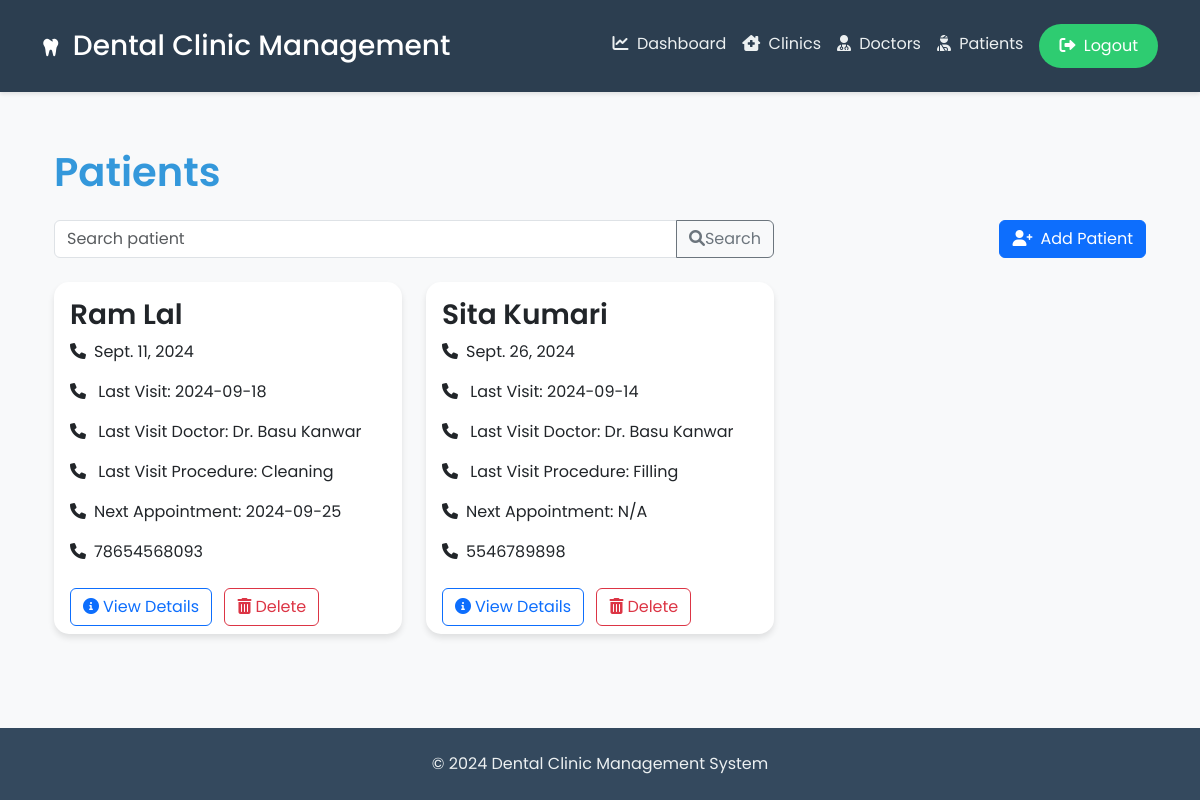
/patients/ (signed in), run on the app's committed database.
### core/models.py (models this page shows, shortened)
class Patient(models.Model):
    GENDER_CHOICES = [
        ('M', 'Male'),
        ('F', 'Female'),
        ('O', 'Other'),
    ]
    name = models.CharField(max_length=100)
    date_of_birth = models.DateField()
    address = models.TextField()
    phone_number = models.CharField(max_length=20)
    ssn_last_4 = models.CharField(max_length=4)
    gender = models.CharField(max_length=1, choices=GENDER_CHOICES)
    doctors = models.ManyToManyField(Doctor, related_name='patients')
    def last_visit(self):
        return self.visits.order_by('-date_time').first()
    def next_appointment(self):
        return self.appointments.filter(date_time__gt=timezone.now()).order_by('date_time').first()
    def last_visit_date(self):
        last_visit = self.last_visit()
        return last_visit.date_time.strftime('%Y-%m-%d') if last_visit else 'N/A'
    def next_appointment_date(self):
        next_appointment = self.next_appointment()
        return next_appointment.date_time.strftime('%Y-%m-%d') if next_appointment else 'N/A'
    def last_visit_doctor(self):
        last_visit = self.last_visit()
        return last_visit.doctor.name if last_visit else 'N/A'
    def last_visit_procedures(self):
        last_visit = self.last_visit()
        return dict(Visit.PROCEDURES).get(last_visit.procedures, 'N/A') if last_visit else 'N/A'

class Visit(models.Model):
    PROCEDURES = [
        ('CL', 'Cleaning'),
        ('FL', 'Filling'),
        ('RC', 'Root Canal'),
        ('CR', 'Crown'),
        ('TW', 'Teeth Whitening'),
    ]
    patient = models.ForeignKey(Patient, on_delete=models.CASCADE, related_name='visits')
    doctor = models.ForeignKey(Doctor, on_delete=models.CASCADE)
    clinic = models.ForeignKey(Clinic, on_delete=models.CASCADE)
    date_time = models.DateTimeField()
    procedures = models.CharField(max_length=2, choices=PROCEDURES)
    notes = models.TextField(blank=True)

class Doctor(models.Model):
    SPECIALTIES = [
        ('CL', 'Cleaning'),
        ('FL', 'Filling'),
        ('RC', 'Root Canal'),
        ('CR', 'Crown'),
        ('TW', 'Teeth Whitening'),
    ]
    npi = models.CharField(max_length=10, unique=True)
    name = models.CharField(max_length=100)
    email = models.EmailField()
    phone_number = models.CharField(max_length=20)
    specialties = models.CharField(max_length=2, choices=SPECIALTIES)
    clinics = models.ManyToManyField(Clinic, through='DoctorClinicAffiliation')

class Appointment(models.Model):
    PROCEDURES = [
        ('CL', 'Cleaning'),
        ('FL', 'Filling'),
        ('RC', 'Root Canal'),
        ('CR', 'Crown'),
        ('TW', 'Teeth Whitening'),
    ]
    patient = models.ForeignKey(Patient, on_delete=models.CASCADE, related_name='appointments')
    doctor = models.ForeignKey(Doctor, on_delete=models.CASCADE)
    clinic = models.ForeignKey(Clinic, on_delete=models.CASCADE)
    date_time = models.DateTimeField()
    procedure = models.CharField(max_length=2, choices=PROCEDURES)
    date_booked = models.DateTimeField(auto_now_add=True)

### core/views.py (the view)
# urls.py: path('patients/', views.patient_list, name='patient_list'),
@login_required
def patient_list(request):
    query = request.GET.get('search', '')
    patients = Patient.objects.filter(name__icontains=query)
    return render(request, 'core/patient/patient_list.html', {'patients': patients})

### core/templates/core/patient/patient_list.html (shortened to what this page needs)
{% extends 'core/base.html' %}
{% block content %}
<div class="container">
    <h1 class="mb-4">Patients</h1>
    <div class="row mb-4">
        <div class="col-md-8">
            <form method="GET" class="search-form">
                <div class="input-group">
                    <input type="text" name="search" class="form-control" placeholder="Search patient" aria-label="Search patient">
                    <button class="btn btn-outline-secondary" type="submit">
                        <i class="fas fa-search"></i>Search
                    </button>
                </div>
            </form>
        </div>
        <div class="col-md-4 text-md-end">
            <a href="{% url 'add_patient' %}" class="btn btn-primary">
                <i class="fas fa-user-plus me-2"></i>Add Patient
            </a>
        </div>
    </div>
    <div class="row row-cols-1 row-cols-md-2 row-cols-lg-3 g-4">
        {% for patient in patients %}
            <div class="col">
                <div class="card h-100 patient-card">
                    <div class="card-body">
                        <h3 class="card-title">{{ patient.name }}</h3>
                        <p class="card-text"><i class="fas fa-phone me-2"></i>{{ patient.date_of_birth }}</p>
                        <p class="card-text"><i class="fas fa-phone me-2"></i> Last Visit: {{ patient.last_visit_date  }}</p>
                        <p class="card-text"><i class="fas fa-phone me-2"></i> Last Visit Doctor: {{ patient.last_visit_doctor }}</p>
                        <p class="card-text"><i class="fas fa-phone me-2"></i> Last Visit Procedure: {{ patient.last_visit_procedures }}</p>
                        <p class="card-text"><i class="fas fa-phone me-2"></i>Next Appointment: {{ patient.next_appointment_date  }}</p>
                        <p class="card-text"><i class="fas fa-phone me-2"></i>{{ patient.phone_number }}</p>
                    </div>
                    <div class="card-footer bg-transparent border-top-0">
                        <a href="{% url 'patient_detail' patient.pk %}" class="btn btn-outline-primary me-2">
                            <i class="fas fa-info-circle me-1"></i>View Details
                        </a>
                        <a href="{% url 'delete_patient' patient.pk %}" class="btn btn-outline-danger" onclick="return confirm('Are you sure you want to delete this patient?');">
                            <i class="fas fa-trash-alt me-1"></i>Delete
                        </a>
                    </div>
                </div>
            </div>
        {% empty %}
            <div class="col-12">
                <div class="alert alert-info" role="alert">
                    <i class="fas fa-info-circle me-2"></i>No patients found.
                </div>
            </div>
        {% endfor %}
    </div>
</div>
{% endblock %}

### core/templates/core/base.html (style rules this page uses)
:root { --primary-color: #3498db; --secondary-color: #2ecc71; --background-color: #f8f9fa; --text-color: #333; --header-bg: #2c3e50; --footer-bg: #34495e; }
body { font-family: 'Poppins', sans-serif; background-color: var(--background-color); color: var(--text-color); min-height: 100vh; display: flex; flex-direction: column; }
h1, h2, h3 { color: var(--primary-color); font-weight: 600; }
.card { border: none; border-radius: 15px; box-shadow: 0 4px 6px rgba(0, 0, 0, 0.1); transition: all 0.3s ease; }

### core/templates/core/patient/patient_list.html (style rules this page uses)
.search-form { max-width: 100%; }
.patient-card { transition: transform 0.3s ease-in-out, box-shadow 0.3s ease-in-out; }

### data on the page
Patient: name "Ram Lal", date_of_birth "Sept. 11, 2024", last_visit_date "2024-09-18", last_visit_doctor "Dr. Basu Kanwar", last_visit_procedures "Cleaning", next_appointment_date "2024-09-25", phone_number "78654568093"
Patient: name "Sita Kumari", date_of_birth "Sept. 26, 2024", last_visit_date "2024-09-14", last_visit_doctor "Dr. Basu Kanwar", last_visit_procedures "Filling", next_appointment_date "N/A", phone_number "5546789898"
